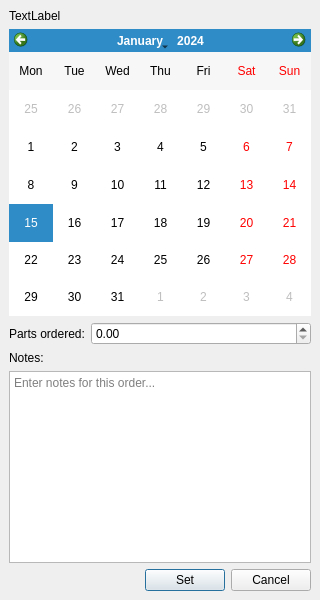
<?xml version="1.0" encoding="UTF-8"?>
<ui version="4.0">
 <class>Form</class>
 <widget class="QDialog" name="Form">
  <property name="geometry">
   <rect>
    <x>0</x>
    <y>0</y>
    <width>320</width>
    <height>600</height>
   </rect>
  </property>
  <property name="windowTitle">
   <string>Form</string>
  </property>
  <layout class="QHBoxLayout" name="horizontalLayout">
   <property name="spacing">
    <number>0</number>
   </property>
   <property name="leftMargin">
    <number>0</number>
   </property>
   <property name="topMargin">
    <number>0</number>
   </property>
   <property name="rightMargin">
    <number>0</number>
   </property>
   <property name="bottomMargin">
    <number>0</number>
   </property>
   <item>
    <widget class="QWidget" name="widget" native="true">
     <property name="contextMenuPolicy">
      <enum>Qt::ActionsContextMenu</enum>
     </property>
     <property name="autoFillBackground">
      <bool>false</bool>
     </property>
     <property name="styleSheet">
      <string notr="true"/>
     </property>
     <layout class="QVBoxLayout" name="verticalLayout_3" stretch="0">
      <property name="leftMargin">
       <number>0</number>
      </property>
      <property name="topMargin">
       <number>0</number>
      </property>
      <property name="rightMargin">
       <number>0</number>
      </property>
      <property name="bottomMargin">
       <number>0</number>
      </property>
      <item>
       <layout class="QVBoxLayout" name="verticalLayout" stretch="0,1,0,0,0,0">
        <property name="leftMargin">
         <number>9</number>
        </property>
        <property name="topMargin">
         <number>9</number>
        </property>
        <property name="rightMargin">
         <number>9</number>
        </property>
        <property name="bottomMargin">
         <number>9</number>
        </property>
        <item>
         <widget class="QLabel" name="lblMessage">
          <property name="sizePolicy">
           <sizepolicy hsizetype="Preferred" vsizetype="Minimum">
            <horstretch>0</horstretch>
            <verstretch>0</verstretch>
           </sizepolicy>
          </property>
          <property name="text">
           <string>TextLabel</string>
          </property>
          <property name="alignment">
           <set>Qt::AlignLeading|Qt::AlignLeft|Qt::AlignTop</set>
          </property>
          <property name="wordWrap">
           <bool>true</bool>
          </property>
         </widget>
        </item>
        <item>
         <widget class="QCalendarWidget" name="calendarWidget">
          <property name="gridVisible">
           <bool>false</bool>
          </property>
          <property name="verticalHeaderFormat">
           <enum>QCalendarWidget::NoVerticalHeader</enum>
          </property>
         </widget>
        </item>
        <item>
         <layout class="QHBoxLayout" name="horizontalLayout_2" stretch="0,1">
          <item>
           <widget class="QLabel" name="label">
            <property name="text">
             <string>Parts ordered:</string>
            </property>
            <property name="buddy">
             <cstring>doubleSpinBox_sheets_ordered</cstring>
            </property>
           </widget>
          </item>
          <item>
           <widget class="QDoubleSpinBox" name="doubleSpinBox_sheets_ordered">
            <property name="toolTip">
             <string>You will see this number in the order pending button.</string>
            </property>
            <property name="wrapping">
             <bool>false</bool>
            </property>
            <property name="frame">
             <bool>true</bool>
            </property>
            <property name="buttonSymbols">
             <enum>QAbstractSpinBox::UpDownArrows</enum>
            </property>
            <property name="specialValueText">
             <string/>
            </property>
            <property name="showGroupSeparator" stdset="0">
             <bool>false</bool>
            </property>
            <property name="maximum">
             <double>999999.000000000000000</double>
            </property>
           </widget>
          </item>
         </layout>
        </item>
        <item>
         <widget class="QLabel" name="label_2">
          <property name="text">
           <string>Notes:</string>
          </property>
          <property name="buddy">
           <cstring>textEdit_notes</cstring>
          </property>
         </widget>
        </item>
        <item>
         <widget class="QTextEdit" name="textEdit_notes">
          <property name="toolTip">
           <string>You will see these notes when you hover over the order pending button</string>
          </property>
          <property name="placeholderText">
           <string>Enter notes for this order...</string>
          </property>
         </widget>
        </item>
        <item>
         <layout class="QHBoxLayout" name="buttonsLayout">
          <item>
           <spacer name="horizontalSpacer">
            <property name="orientation">
             <enum>Qt::Horizontal</enum>
            </property>
            <property name="sizeHint" stdset="0">
             <size>
              <width>40</width>
              <height>20</height>
             </size>
            </property>
           </spacer>
          </item>
          <item>
           <widget class="QPushButton" name="pushButton_set">
            <property name="maximumSize">
             <size>
              <width>16777215</width>
              <height>16777215</height>
             </size>
            </property>
            <property name="text">
             <string>Set</string>
            </property>
           </widget>
          </item>
          <item>
           <widget class="QPushButton" name="pushButton_cancel">
            <property name="maximumSize">
             <size>
              <width>16777215</width>
              <height>16777215</height>
             </size>
            </property>
            <property name="text">
             <string>Cancel</string>
            </property>
           </widget>
          </item>
         </layout>
        </item>
       </layout>
      </item>
     </layout>
    </widget>
   </item>
  </layout>
 </widget>
 <tabstops>
  <tabstop>calendarWidget</tabstop>
  <tabstop>doubleSpinBox_sheets_ordered</tabstop>
 </tabstops>
 <resources/>
 <connections/>
</ui>
